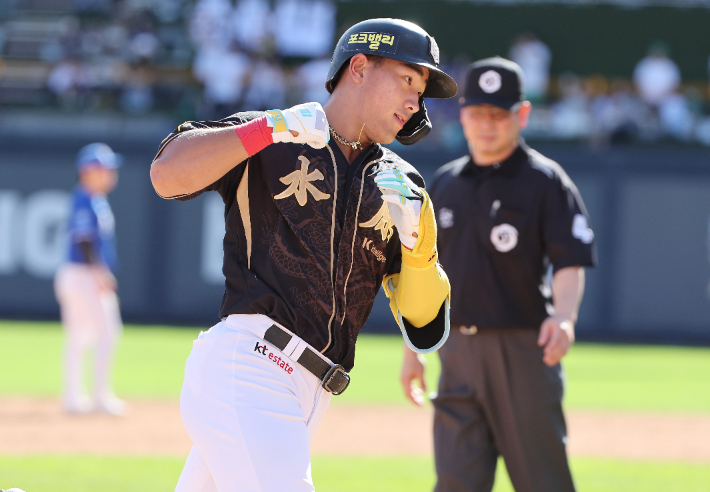
#> input picture opencv/중간고사/3 명암조절/baseball.jpg, 710 x 492 px
$ python '3-2. 히스토그램 평활화.py'
#> lines starting #> are read from the running program, lines starting #| are printed output that depends on the picture
# 히스토그램 평활화

import cv2 as cv
import os
import matplotlib.pyplot as plt
import sys

# 파일 경로 설정
script_dir = os.path.dirname(os.path.abspath(__file__))
img_path = os.path.join(script_dir, 'baseball.jpg')
img = cv.imread(img_path)
#> img is the input picture: shape (492, 710, 3); mean B, G, R 122.7, 124.8, 124.2

if img is None:
    sys.exit('이미지를 불러올 수 없습니다.')


#명암 조절할 때엔 흑백으로 처리하는게 원리 이해에 쉽다.
gray = cv.imread(img_path, cv.IMREAD_GRAYSCALE)
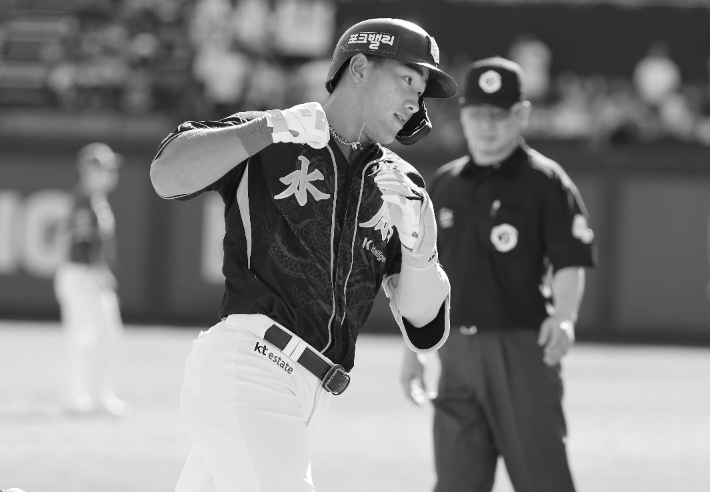
#> gray: shape (492, 710); min 8, max 255, mean 124.4

# 평활화
hequalize=cv.equalizeHist(gray)
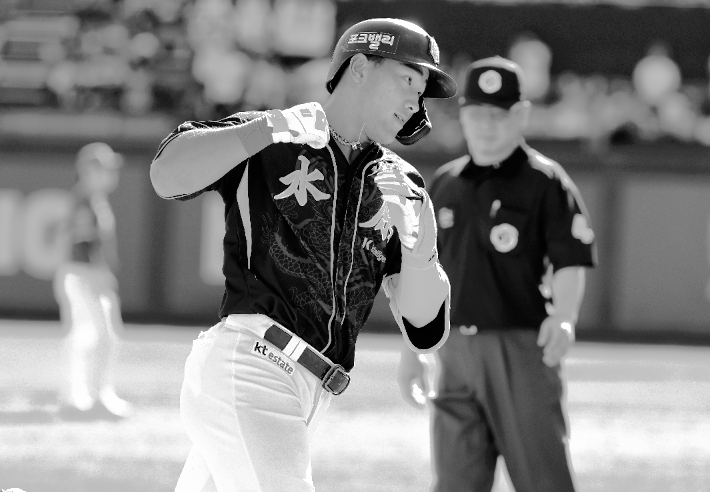
#> hequalize: shape (492, 710); min 0, max 255, mean 128.5

# 히스토그램 계산
h_equalize = cv.calcHist([hequalize], [0], None, [256], [0,256])
#> h_equalize = 256 values, max 7309 at index 210, min 0 at index 10, mean 1364.5

# 히스토그램 그리기
plt.plot(h_equalize, color='r', linewidth=1)
plt.show()
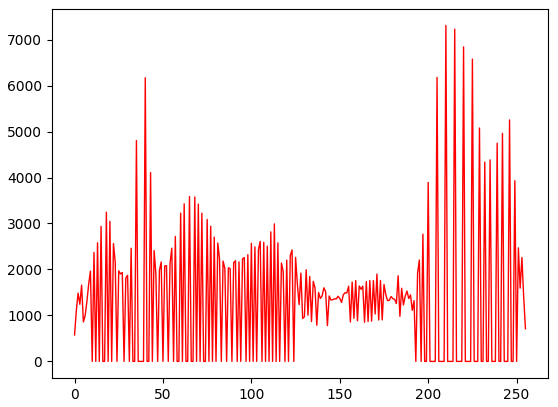
#> figure drawn by matplotlib, 1 panel; curve peaks at x = 210, y = 7309
cv.imshow('equalize', hequalize)
cv.waitKey(0)
cv.destroyAllWindows()
